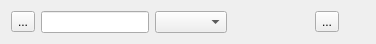
<?xml version="1.0" encoding="UTF-8"?>
<ui version="4.0">
 <class>Form</class>
 <widget class="QWidget" name="Form">
  <property name="geometry">
   <rect>
    <x>0</x>
    <y>0</y>
    <width>376</width>
    <height>38</height>
   </rect>
  </property>
  <property name="windowTitle">
   <string>Form</string>
  </property>
  <layout class="QHBoxLayout" name="horizontalLayout">
   <item>
    <widget class="QToolButton" name="child_button">
     <property name="text">
      <string>...</string>
     </property>
    </widget>
   </item>
   <item>
    <widget class="QLineEdit" name="name_edit"/>
   </item>
   <item>
    <widget class="QComboBox" name="attr_combo">
     <property name="sizePolicy">
      <sizepolicy hsizetype="Fixed" vsizetype="Fixed">
       <horstretch>0</horstretch>
       <verstretch>0</verstretch>
      </sizepolicy>
     </property>
     <property name="sizeAdjustPolicy">
      <enum>QComboBox::AdjustToContents</enum>
     </property>
    </widget>
   </item>
   <item>
    <spacer name="horizontalSpacer">
     <property name="orientation">
      <enum>Qt::Horizontal</enum>
     </property>
     <property name="sizeHint" stdset="0">
      <size>
       <width>40</width>
       <height>20</height>
      </size>
     </property>
    </spacer>
   </item>
   <item>
    <widget class="QToolButton" name="delete_button">
     <property name="text">
      <string>...</string>
     </property>
    </widget>
   </item>
   <item>
    <widget class="QWidget" name="fixed_spacer" native="true">
     <property name="sizePolicy">
      <sizepolicy hsizetype="Fixed" vsizetype="Preferred">
       <horstretch>0</horstretch>
       <verstretch>0</verstretch>
      </sizepolicy>
     </property>
     <property name="minimumSize">
      <size>
       <width>20</width>
       <height>0</height>
      </size>
     </property>
     <property name="maximumSize">
      <size>
       <width>20</width>
       <height>16777215</height>
      </size>
     </property>
    </widget>
   </item>
  </layout>
 </widget>
 <resources/>
 <connections/>
</ui>
